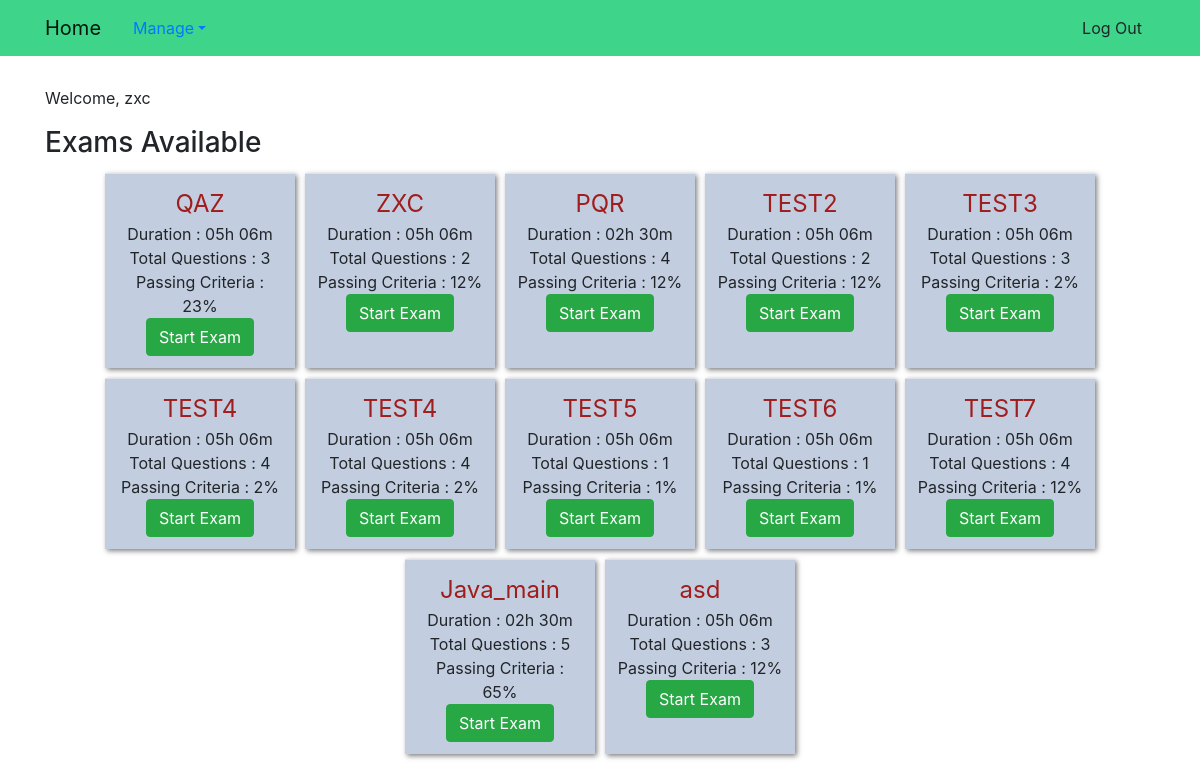
The page / (signed in) on the database as committed earlier.
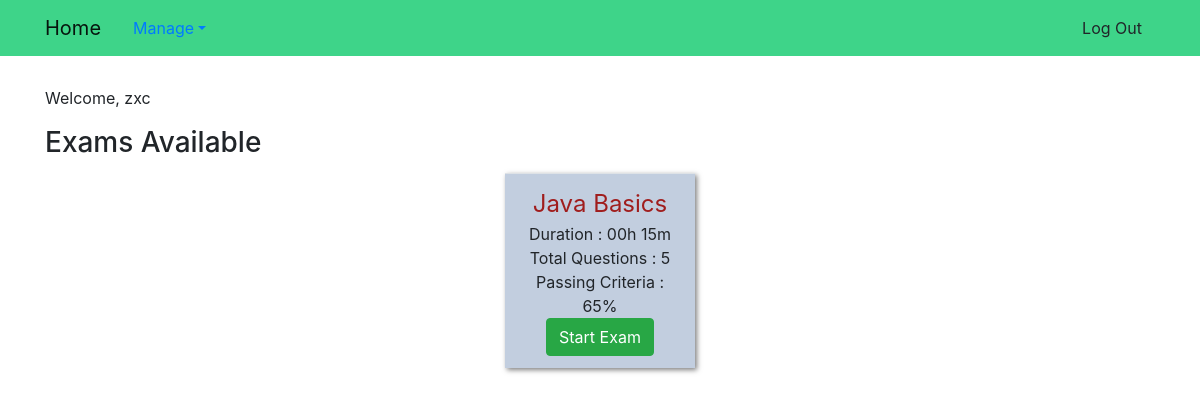
The same page on the database as committed later.
### exam_app/models.py (models this page shows, shortened)
class Exam(models.Model):
    name = models.TextField()
    question_count = models.PositiveSmallIntegerField()
    questions = models.ManyToManyField(Question)
    time = models.TimeField()
    passing_percentage = models.PositiveSmallIntegerField(
        validators=[MaxValueValidator(100), MinValueValidator(1)])

### exam_app/views.py (the view)
# urls.py: url(r'^$', views.HomeView.as_view(), name='home'),
class HomeView(TemplateView):
    template_name = 'exam_app/home.html'
    def get_context_data(self, **kwargs):
        if self.request.user.is_authenticated:
            if not self.request.user.is_superuser:
                kwargs['exam_list'] = models.Exam.objects.all().order_by('pk')
        return super(HomeView, self).get_context_data(**kwargs)

### exam_app/templates/exam_app/home.html
{% extends "base.html" %}
{% block body_block %}
{% if user.is_authenticated %}
{% if user.is_superuser %}
<p>Welcome, {{user}}. You are an admin</p>
{% include "exam_app/_admin_home.html" %}
{% else %}
<p>Welcome, {{user}}</p>
{% include "exam_app/_user_home.html" %}
{% endif %}
{% else %}
<p>This is a simple Exam Tool. An adminstrator can create a question bank and setup exam. A user can select an exam and
    solve it. Login to Continue...</p>
{% endif %}
{% endblock %}

### templates/base.html (shortened to what this page needs)
<!DOCTYPE html>
{% load static %}
<html lang="en">
<head>
    <link rel="stylesheet" href="{% static 'exam_app/css/master.css'%}">
    <link rel="stylesheet" href="{% static 'bootstrap-4.5.2-dist/css/bootstrap.min.css'%}">
    <link rel="stylesheet" href="{% static 'bootstrap-4.5.2-dist/css/bootstrap-grid.min.css'%}">
</head>
<body>
    <nav class=" navbar navbar-expand-lg navbar-light mynav">
        <div class="container">
            <a class="navbar-brand" href="{% url 'exam_app:home' %}">Home</a>
            <div class="collapse navbar-collapse" id="navbarSupportedContent">
                <ul class="nav nabar-nav mr-auto">
                    {% if user.is_authenticated %}
                    <li class="nav-item dropdown">
                        <a class="nav-link dropdown-toggle" role="button" data-toggle="dropdown" href="#">Manage</a>
                    </li>
                    {% endif %}
                </ul>
                <ul class="nav nabar-nav navbar-right">
                    {% if user.is_authenticated %}
                    <li><a class="btn btn-simple" href="{% url 'exam_app:logout' %}">Log Out</a></li>
                    {% endif %}
                </ul>
            </div>
        </div>
    </nav>
    <div class="container exam-container">
        {% block body_block %}
        {% endblock %}
    </div>
</body>
</html>

### exam_app/templates/exam_app/_user_home.html (shortened to what this page needs)
<h3>Exams Available</h3>
<table class="table">
    <tr class="row justify-content-md-center">
        {% for exam in exam_list %}
        <td class="col-lg-2 col-md-3 card-block exam-card">
            <span class="exam-title">{{ exam.name }}</span>
            <br>
            <span>Duration : {{ exam.time|time:"H\h i\m" }}</span>
            <br>
            <span>Total Questions : {{ exam.question_count }}</span>
            <br>
            <span>Passing Criteria : {{ exam.passing_percentage }}%</span>
            <br>
            <input type="button" class="btn btn-success" value="Start Exam" data-toggle="modal"
                data-target="#confirmModal" data-exam-name="{{exam.name}}" data-exam-id="{{exam.pk}}">
        </td>
        {% endfor %}
    </tr>
</table>

### exam_app/static/exam_app/css/master.css (style rules this page uses)
.mynav { background-color: #3ed489; }
.exam-container { margin-top:30px; }
.exam-card { margin : 5px; padding: 20px 20px 20px; text-align: center; vertical-align: middle; background-color: #b1c0d6c7; box-shadow: 2px 2px 5px rgba(0, 0, 0, .5); -webkit-box-shadow: 2px 2px 5px rgba(0, 0, 0, .5); -moz-box-shadow: 2px 2px 5px rgba(0, 0, 0, .5); }
.exam-title { color: rgb(160, 29, 29); font-size: x-large; }

Rows that differ between the two databases and show on the page:
removed Exam: name "QAZ", time "05h 06m", question_count "3", passing_percentage "23"
removed Exam: name "ZXC", time "05h 06m", question_count "2", passing_percentage "12"
removed Exam: name "PQR", time "02h 30m", question_count "4", passing_percentage "12"
removed Exam: name "TEST2", time "05h 06m", question_count "2", passing_percentage "12"
removed Exam: name "TEST3", time "05h 06m", question_count "3", passing_percentage "2"
removed Exam: name "TEST4", time "05h 06m", question_count "4", passing_percentage "2"
removed Exam: name "TEST4", time "05h 06m", question_count "4", passing_percentage "2"
removed Exam: name "TEST5", time "05h 06m", question_count "1", passing_percentage "1"
removed Exam: name "TEST6", time "05h 06m", question_count "1", passing_percentage "1"
removed Exam: name "TEST7", time "05h 06m", question_count "4", passing_percentage "12"
removed Exam: name "Java_main", time "02h 30m", question_count "5", passing_percentage "65"
removed Exam: name "asd", time "05h 06m", question_count "3", passing_percentage "12"
added Exam: name "Java Basics", time "00h 15m", question_count "5", passing_percentage "65"
